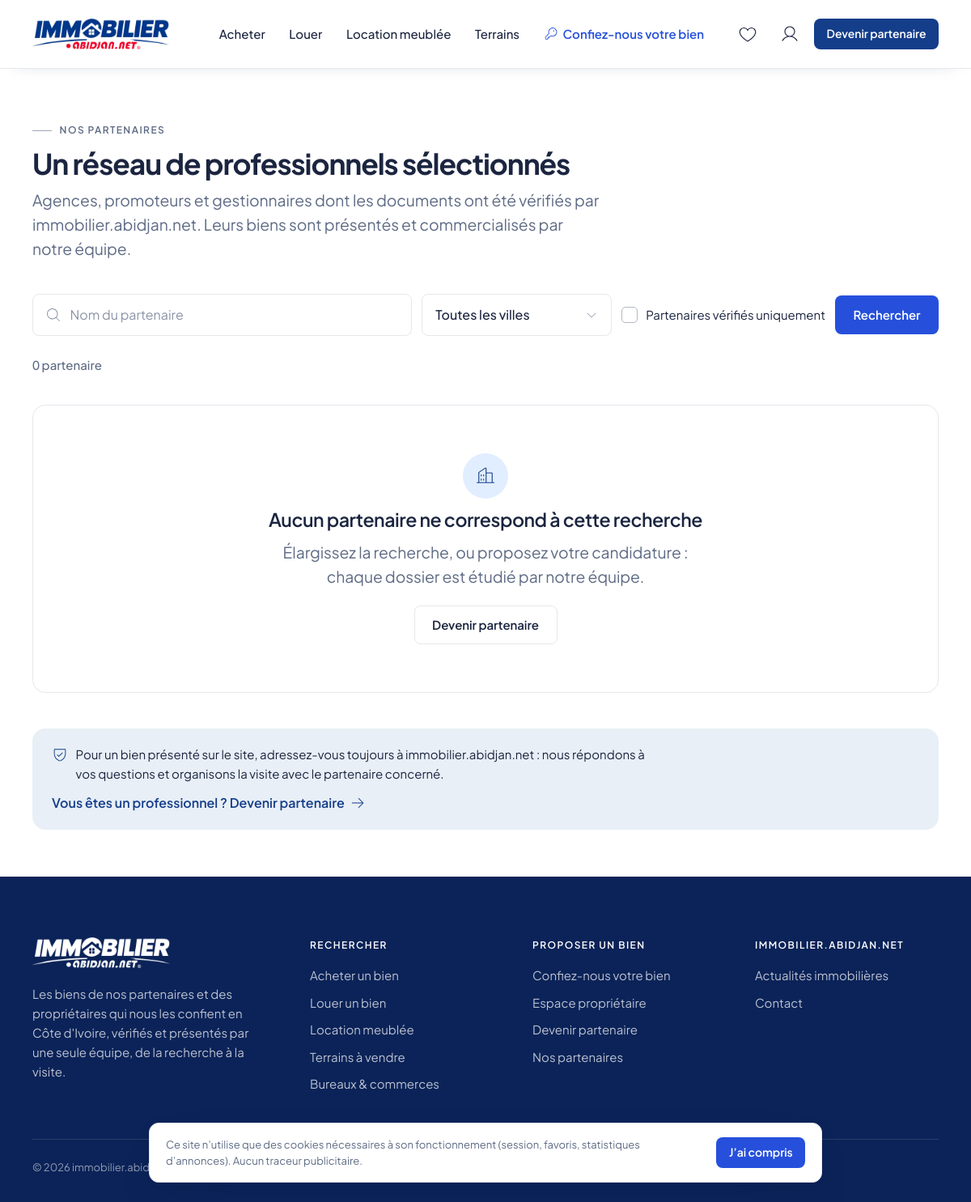
/partenaires, run on the app's committed database.
### tables this page shows
CREATE TABLE sites (
  id                 INT UNSIGNED  NOT NULL AUTO_INCREMENT,
  country_id         INT UNSIGNED  NOT NULL,
  code               VARCHAR(30)   NOT NULL COMMENT 'Identifiant technique (ci, sn…)',
  name               VARCHAR(100)  NOT NULL,
  theme              VARCHAR(50)   NOT NULL DEFAULT 'default',
  default_locale     VARCHAR(10)   NOT NULL DEFAULT 'fr',
  supported_locales  JSON          NULL COMMENT '["fr","en"]',
  contact_email      VARCHAR(190)  NULL,
  contact_phone      VARCHAR(30)   NULL,
  contact_whatsapp   VARCHAR(30)   NULL,
  address            VARCHAR(255)  NULL,
  latitude           DECIMAL(10,7) NULL COMMENT 'Position de l''éditeur (carte de la page Contact)',
  longitude          DECIMAL(10,7) NULL,
  social_links       JSON          NULL COMMENT '{"facebook": "https://…", …} — réseaux affichés dans le pied de page',
  analytics_id       VARCHAR(40)   NULL COMMENT 'Tag Google (G-… ou UA-…), chargé après consentement, production uniquement',
  status             ENUM('active','maintenance','disabled') NOT NULL DEFAULT 'disabled',
  created_at         DATETIME      NOT NULL DEFAULT CURRENT_TIMESTAMP,
  updated_at         DATETIME      NULL ON UPDATE CURRENT_TIMESTAMP,
  PRIMARY KEY (id),
  UNIQUE KEY uq_sites_code (code),
  KEY idx_sites_country (country_id),
  CONSTRAINT fk_sites_country FOREIGN KEY (country_id) REFERENCES countries (id)
);

CREATE TABLE countries (
  id                 INT UNSIGNED     NOT NULL AUTO_INCREMENT,
  iso2               CHAR(2)          NOT NULL,
  name               VARCHAR(100)     NOT NULL,
  name_translations  JSON             NULL,
  currency_code      CHAR(3)          NOT NULL COMMENT 'ISO 4217 (XOF, XAF, GHS…)',
  currency_symbol    VARCHAR(10)      NOT NULL,
  currency_decimals  TINYINT UNSIGNED NOT NULL DEFAULT 0,
  phone_prefix       VARCHAR(6)       NOT NULL,
  default_locale     VARCHAR(10)      NOT NULL DEFAULT 'fr',
  timezone           VARCHAR(40)      NOT NULL,
  is_active          TINYINT(1)       NOT NULL DEFAULT 0,
  sort_order         SMALLINT         NOT NULL DEFAULT 0,
  created_at         DATETIME         NOT NULL DEFAULT CURRENT_TIMESTAMP,
  updated_at         DATETIME         NULL ON UPDATE CURRENT_TIMESTAMP,
  PRIMARY KEY (id),
  UNIQUE KEY uq_countries_iso2 (iso2)
);

### app/Views/front/pages/agencies.php (the view, shortened to what the rows shown need)
<section class="im-section im-section--tight">
  <div class="im-container">
    <div class="im-section-head">
      <div class="im-section-head__text">
        <p class="im-eyebrow"><?= e(__('front.agencies.eyebrow')) ?></p>
        <h1 class="im-h2 im-section-head__title"><?= e(__('front.agencies.title')) ?></h1>
        <p class="im-lead im-section-head__lead"><?= e(__('front.agencies.lead', ['site' => site()->name ?? ''])) ?></p>
      </div>
    </div>
    <aside class="im-note-band">
      <p><?= icon('shield') ?> <?= e(__('front.agencies.intermediary_note', ['site' => site()->name ?? ''])) ?></p>
      <a class="im-link" href="<?= e(url('devenir-partenaire')) ?>"><?= e(__('front.agencies.join_cta')) ?> <?= icon('arrow-right', 'im-icon--arrow') ?></a>
    </aside>
  </div>
</section>

### app/Views/front/partials/footer.php (shortened to what the rows shown need)
<?php
$site = site();
$siteName = $site->name ?? config('app.name');
$country = $site?->country->localizedName(locale()) ?? '';
?>
<footer class="im-footer">
  <div class="im-container">
    <div class="im-footer__top">
      <div class="im-footer__about">
        <a class="im-footer__brand" href="<?= e(url()) ?>" aria-label="<?= e(__('front.nav.home_label', ['site' => $siteName])) ?>">
          <?= logo_picture('assets/img/brand/logo-immobilier-abidjan-net-blanc.png', ['width' => 428, 'height' => 96, 'loading' => 'lazy']) ?>
        </a>
        <p class="im-footer__pitch"><?= e(__('front.footer.pitch', ['country' => $country])) ?></p>
      </div>
    </div>
    <div class="im-footer__bottom">
      <span>© <?= e(date('Y')) ?> <?= e($siteName) ?></span>
    </div>
  </div>
</footer>

### data on the page
sites: name "Agences, promoteurs et gestionnaires dont les documents ont été vérifiés par immobilier.abidjan.net. Leurs biens sont présentés et commercialisés par notre équipe.", name "Pour un bien présenté sur le site, adressez-vous toujours à immobilier.abidjan.net : nous répondons à vos questions et organisons la visite avec le partenaire concerné.", name "immobilier.abidjan.net"
countries: name "Les biens de nos partenaires et des propriétaires qui nous les confient en Côte d'Ivoire, vérifiés et présentés par une seule équipe, de la recherche à la visite."

### other printed values
$item['label'] "Acheter"
$item['label'] "Louer"
$item['label'] "Location meublée"
$item['label'] "Terrains"
__('front.nav.entrust_property') "Confiez-nous votre bien"
__('front.nav.become_partner') "Devenir partenaire"
__('front.agencies.eyebrow') "NOS PARTENAIRES"
__('front.agencies.title') "Un réseau de professionnels sélectionnés"
__('front.agencies.verified_only') "Partenaires vérifiés uniquement"
__('front.search.submit') "Rechercher"
__n('front.agencies.count', $total) "0 partenaire"
__('front.agencies.empty_title') "Aucun partenaire ne correspond à cette recherche"
__('front.agencies.empty_text') "Élargissez la recherche, ou proposez votre candidature : chaque dossier est étudié par notre équipe."
__('front.agencies.join_cta') "Vous êtes un professionnel ? Devenir partenaire"
$title "RECHERCHER"
